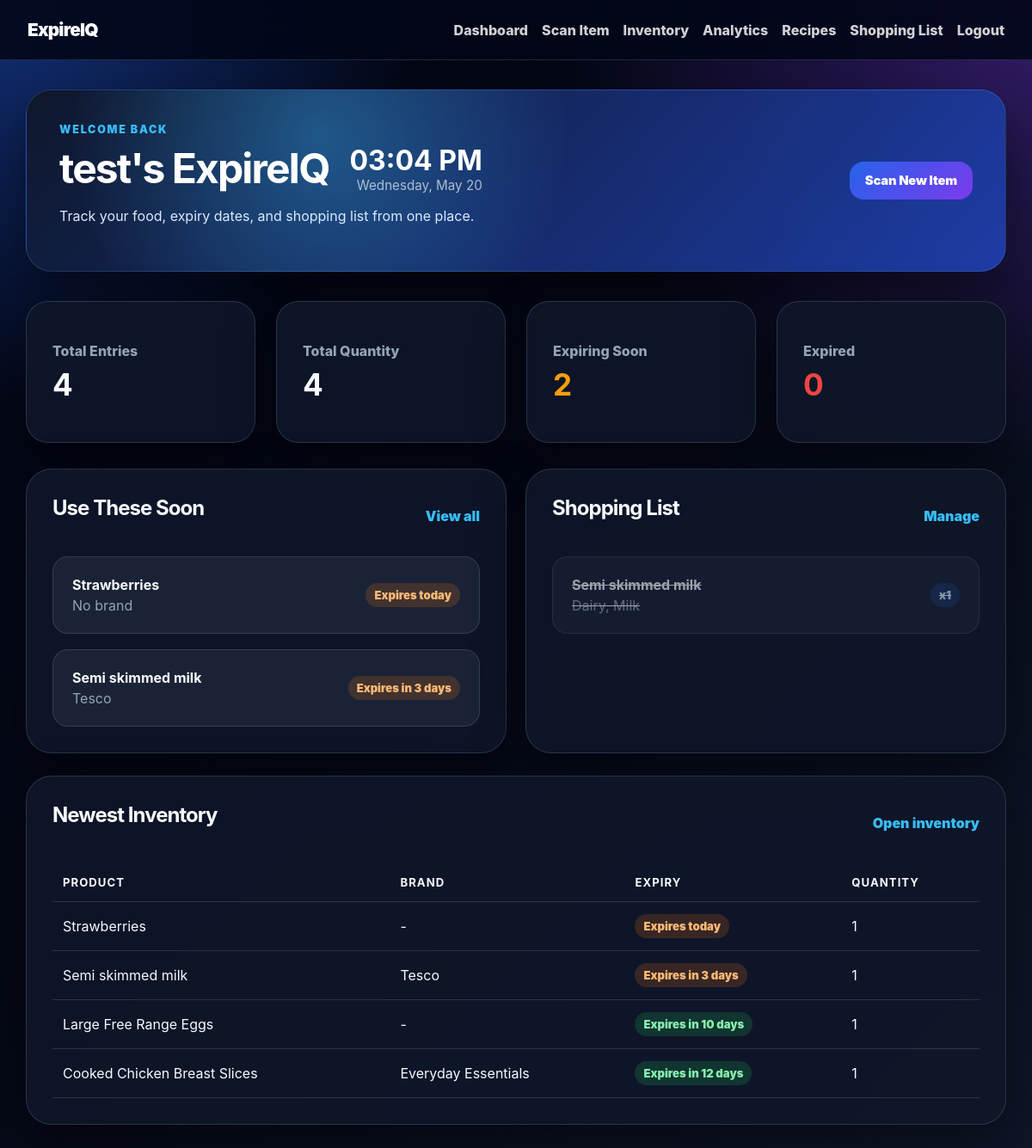
The app's page /dashboard (signed in) with its own data.
### app/models.py (models this page shows)
class User(Base):
    __tablename__ = "users"
    id: Mapped[int] = mapped_column(primary_key=True, index=True)
    username: Mapped[str] = mapped_column(String, unique=True, index=True)
    password_hash: Mapped[str] = mapped_column(String)
    created_at: Mapped[datetime] = mapped_column(DateTime, default=datetime.utcnow)
    inventory_items: Mapped[List["InventoryItem"]] = relationship(back_populates="user")

class InventoryItem(Base):
    __tablename__ = "inventory_items"
    id: Mapped[int] = mapped_column(primary_key=True, index=True)
    user_id: Mapped[int] = mapped_column(ForeignKey("users.id"))
    product_id: Mapped[int] = mapped_column(ForeignKey("products.id"))
    expiration_date: Mapped[Optional[date]] = mapped_column(Date, nullable=True)
    quantity: Mapped[int] = mapped_column(Integer, default=1)
    status: Mapped[str] = mapped_column(String, default="in_fridge")
    added_at: Mapped[datetime] = mapped_column(DateTime, default=datetime.utcnow)
    user: Mapped["User"] = relationship(back_populates="inventory_items")
    product: Mapped["Product"] = relationship(back_populates="inventory_items")

class Product(Base):
    __tablename__ = "products"
    id: Mapped[int] = mapped_column(primary_key=True, index=True)
    barcode: Mapped[str] = mapped_column(String, unique=True, index=True)
    name: Mapped[str] = mapped_column(String)
    brand: Mapped[Optional[str]] = mapped_column(String, nullable=True)
    size: Mapped[Optional[str]] = mapped_column(String, nullable=True)
    category: Mapped[Optional[str]] = mapped_column(String, nullable=True)
    full_category: Mapped[Optional[str]] = mapped_column(String, nullable=True)
    created_at: Mapped[datetime] = mapped_column(DateTime, default=datetime.utcnow)
    inventory_items: Mapped[List["InventoryItem"]] = relationship(back_populates="product")

class ShoppingListItem(Base):
    __tablename__ = "shopping_list_items"
    id: Mapped[int] = mapped_column(primary_key=True, index=True)
    user_id: Mapped[int] = mapped_column(ForeignKey("users.id"))
    name: Mapped[str] = mapped_column(String)
    category: Mapped[Optional[str]] = mapped_column(String, nullable=True)
    quantity: Mapped[int] = mapped_column(Integer, default=1)
    completed: Mapped[int] = mapped_column(Integer, default=0)
    created_at: Mapped[datetime] = mapped_column(DateTime, default=datetime.utcnow)

### app/main.py (the view)
@app.get("/dashboard")
def dashboard(request: Request, db: Session = Depends(get_db)):
    user = require_user(request, db)
    items = crud.get_user_inventory(db, user.id)
    shopping_items = crud.get_shopping_list(db, user.id)
    stats = build_dashboard_stats(items)
    return templates.TemplateResponse(
        request,
        "dashboard.html",
        {
            "user": user,
            "items": items,
            "shopping_items": shopping_items,
            "stats": stats
        }
    )

### templates/dashboard.html (shortened to what this page needs)
<!DOCTYPE html>
<html>
<head>
    <link rel="stylesheet" href="/static/style.css">
</head>
<body class="appliance-mode">
    <nav class="top-nav">
        <div class="brand">ExpireIQ</div>
        <div class="nav-links">
            <a href="/dashboard">Dashboard</a>
            <a href="/scan">Scan Item</a>
            <a href="/items">Inventory</a>
            <a href="/analytics">Analytics</a>
            <a href="/recipes">Recipes</a>
            <a href="/shopping-list">Shopping List</a>
            <a href="/logout">Logout</a>
        </div>
    </nav>
    <main>
        <section class="hero">
            <div>
                <p class="eyebrow">Welcome back</p>
                <div class="hero-title-row">
                    <h1>{{ user.username }}'s ExpireIQ</h1>
                    <div class="dashboard-clock">
                        <span id="live-clock">--:--</span>
                        <p id="live-date"></p>
                    </div>
                </div>
                <p class="muted">
                    Track your food, expiry dates, and shopping list from one place.
                </p>
            </div>
            <a class="button-link primary" href="/scan">Scan New Item</a>
        </section>
        <section class="stats-grid">
            <article class="stat-card">
                <span>Total Entries</span>
                <strong>{{ stats.total_entries }}</strong>
            </article>
            <article class="stat-card">
                <span>Total Quantity</span>
                <strong>{{ stats.total_quantity }}</strong>
            </article>
            <article class="stat-card warning">
                <span>Expiring Soon</span>
                <strong>{{ stats.expiring_soon }}</strong>
            </article>
            <article class="stat-card danger">
                <span>Expired</span>
                <strong>{{ stats.expired }}</strong>
            </article>
        </section>
        <section class="grid-two">
            <article class="card">
                <div class="section-heading">
                    <h2>Use These Soon</h2>
                    <a href="/items">View all</a>
                </div>
                {% set soon_items = [] %}
                {% if soon_items %}
                    <div class="item-list">
                        {% for item in soon_items[:6] %}
                            <div class="list-row">
                                <div>
                                    <strong>{{ item.product.name }}</strong>
                                    <p>{{ item.product.brand or "No brand" }}</p>
                                </div>
                                <span class="badge {{ expiry_status(item.expiration_date) }}">
                                    {{ expiry_label(item.expiration_date) }}
                                </span>
                            </div>
                        {% endfor %}
                    </div>
                {% else %}
                    <p class="empty-state">Nothing is expiring soon.</p>
                {% endif %}
            </article>
            <article class="card">
                <div class="section-heading">
                    <h2>Shopping List</h2>
                    <a href="/shopping-list">Manage</a>
                </div>
                {% if shopping_items %}
                    <div class="item-list">
                        {% for shopping_item in shopping_items[:6] %}
                            <div class="list-row {% if shopping_item.completed %}completed{% endif %}">
                                <div>
                                    <strong>{{ shopping_item.name }}</strong>
                                    <p>{{ shopping_item.category or "No category" }}</p>
                                </div>
                                <span class="quantity-pill">x{{ shopping_item.quantity }}</span>
                            </div>
                        {% endfor %}
                    </div>
                {% else %}
                    <p class="empty-state">Your shopping list is empty.</p>
                {% endif %}
            </article>
        </section>
        <section class="card">
            <div class="section-heading">
                <h2>Newest Inventory</h2>
                <a href="/items">Open inventory</a>
            </div>
            {% if items %}
                <div class="table-wrapper">
                    <table>
                        <thead>
                            <tr>
                                <th>Product</th>
                                <th>Brand</th>
                                <th>Expiry</th>
                                <th>Quantity</th>
                            </tr>
                        </thead>
                        <tbody>
                            {% for item in items[:5] %}
                                <tr>
                                    <td>{{ item.product.name }}</td>
                                    <td>{{ item.product.brand or "-" }}</td>
                                    <td>
                                        <span class="badge {{ expiry_status(item.expiration_date) }}">
                                            {{ expiry_label(item.expiration_date) }}
                                        </span>
                                    </td>
                                    <td>{{ item.quantity }}</td>
                                </tr>
                            {% endfor %}
                        </tbody>
                    </table>
                </div>
            {% else %}
                <p class="empty-state">No items added yet.</p>
            {% endif %}
        </section>
    </main>
</body>
</html>

### records on screen
User: username "test"
InventoryItem: product.name "Strawberries", product "No brand", expiration_date "Expires today", product "-", quantity "1"
InventoryItem: product.name "Semi skimmed milk", product "Tesco", expiration_date "Expires in 3 days", quantity "1"
ShoppingListItem: name "Semi skimmed milk", category "Dairy, Milk", quantity "1"
InventoryItem: product.name "Large Free Range Eggs", product "-", expiration_date "Expires in 10 days", quantity "1"
InventoryItem: product.name "Cooked Chicken Breast Slices", product "Everyday Essentials", expiration_date "Expires in 12 days", quantity "1"

### other values on screen
{{ stats.total_entries }} "4"
{{ stats.total_quantity }} "4"
{{ stats.expiring_soon }} "2"
{{ stats.expired }} "0"
